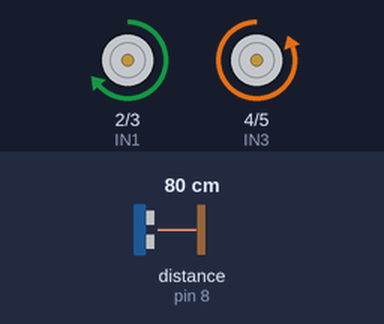
Simulated run of this sketch. Board: Arduino Uno, built with avr-gcc and run on an emulated ATmega328P. Parts: motor-driver pin pairs drawn as motors (green arrow = first pin HIGH = forward, orange = second pin HIGH = backward, longer = more drive, scaled by the enable pin). Wiring (inferred from the names in the program): ultrasonic range finder: trigger pin 9; echo pin 8. The inputs (shaded band) are chosen by the test bench; at power-on: distance to the obstacle (sensor on pin 8) 80 cm. The echo pulse lasts 58.3 µs per cm; random numbers use the default seed unless the sketch sets one.

Above: at 1.2 s.
1.3 s: distance to the obstacle (sensor on pin 8) set to 15 cm
2.8 s: distance to the obstacle (sensor on pin 8) set to 11 cm
At 2.97 s:
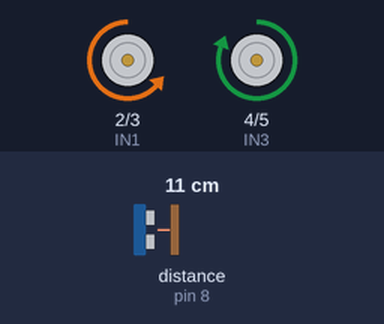
At 3.35 s:
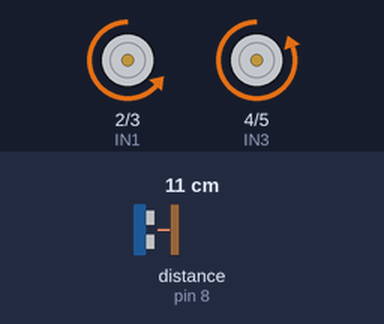
Timing chart, 0 to 11.8 s (numbered marks = the images above; inputs shaded):
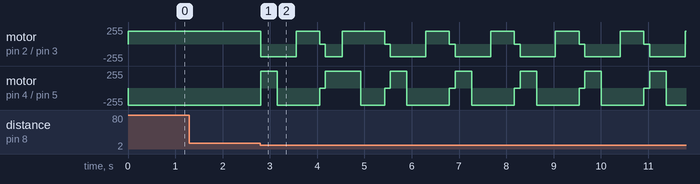

The sketch:

obstacle_avoidance.ino
```cpp
// ===============================
//        PINES MOTORES
// ===============================
#define ENA 11
#define ENB 12

#define IN1 2
#define IN2 3
#define IN3 4
#define IN4 5

// ===============================
//      PINES ULTRASONICO
// ===============================
#define TRIG 9
#define ECHO 8

// ===============================
//         VELOCIDAD
// ===============================
int baseSpeed = 190;
int balance   = 10;

// ===============================
//       FUNCIONES MOTORES
// ===============================
void forward() {
  digitalWrite(IN1, HIGH);
  digitalWrite(IN2, LOW);

  digitalWrite(IN3, LOW);
  digitalWrite(IN4, HIGH);

  analogWrite(ENA, baseSpeed);
  analogWrite(ENB, baseSpeed - balance);
}

void backward(){
  digitalWrite(IN1, LOW);
  digitalWrite(IN2, HIGH);

  digitalWrite(IN3, HIGH);
  digitalWrite(IN4, LOW);

  analogWrite(ENA, baseSpeed);
  analogWrite(ENB, baseSpeed - balance);
}

void leftTurn(){
  digitalWrite(IN1, LOW);
  digitalWrite(IN2, HIGH);

  digitalWrite(IN3, LOW);
  digitalWrite(IN4, HIGH);

  analogWrite(ENA, baseSpeed);
  analogWrite(ENB, baseSpeed);
}

void rightTurn(){
  digitalWrite(IN1, HIGH);
  digitalWrite(IN2, LOW);

  digitalWrite(IN3, HIGH);
  digitalWrite(IN4, LOW);

  analogWrite(ENA, baseSpeed);
  analogWrite(ENB, baseSpeed);
}

void stopCar(){
  digitalWrite(IN1, LOW);
  digitalWrite(IN2, LOW);
  digitalWrite(IN3, LOW);
  digitalWrite(IN4, LOW);

  analogWrite(ENA, 0);
  analogWrite(ENB, 0);
}

// ===============================
//       SENSOR ULTRASONICO
// ===============================
float getDistance() {
  digitalWrite(TRIG, LOW);
  delayMicroseconds(2);

  digitalWrite(TRIG, HIGH);
  delayMicroseconds(10);
  digitalWrite(TRIG, LOW);

  long duration = pulseIn(ECHO, HIGH, 25000);
  float dist = duration * 0.034 / 2;

  if (dist == 0) dist = 100;
  return dist;
}

// ===============================
//              SETUP
// ===============================
void setup() {
  pinMode(ENA, OUTPUT);
  pinMode(ENB, OUTPUT);

  pinMode(IN1, OUTPUT);
  pinMode(IN2, OUTPUT);
  pinMode(IN3, OUTPUT);
  pinMode(IN4, OUTPUT);

  pinMode(TRIG, OUTPUT);
  pinMode(ECHO, INPUT);

  randomSeed(analogRead(A0)); // para giros aleatorios

  stopCar();
}

// ===============================
//               LOOP
// ===============================
void loop() {

  float dist = getDistance();

  // -------- EXPLORACIÓN REAL --------
  if (dist < 12) {

    // 1. Retroceder fuerte
    backward();
    delay(350);

    // 2. Girar aleatoriamente
    if (random(0, 2) == 0) {
      leftTurn();
    } else {
      rightTurn();
    }
    delay(400);

    // 3. Avanzar sin medir (escape)
    forward();
    delay(500);

    stopCar();
    delay(80);

  } else {
    // Camino libre → avanzar normal
    forward();
  }

  delay(40);
}
```

Measured:
- the behaviour switches between 13 and 12 cm on distance to the obstacle (sensor on pin 8) (found by bisection; images 0 and 1)
- after the input at 1.3 s, every drawn part: stays the same
